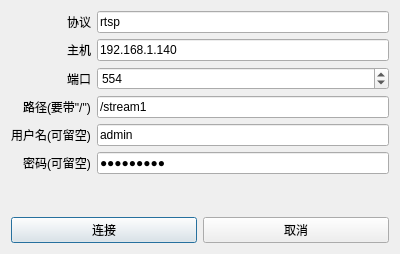
<?xml version="1.0" encoding="UTF-8"?>
<ui version="4.0">
 <class>DialogConnectToUrl</class>
 <widget class="QDialog" name="DialogConnectToUrl">
  <property name="geometry">
   <rect>
    <x>0</x>
    <y>0</y>
    <width>400</width>
    <height>254</height>
   </rect>
  </property>
  <property name="windowTitle">
   <string>Dialog</string>
  </property>
  <property name="modal">
   <bool>true</bool>
  </property>
  <layout class="QVBoxLayout" name="verticalLayout" stretch="1,0">
   <item>
    <layout class="QFormLayout" name="formLayout">
     <property name="fieldGrowthPolicy">
      <enum>QFormLayout::FieldGrowthPolicy::AllNonFixedFieldsGrow</enum>
     </property>
     <property name="rowWrapPolicy">
      <enum>QFormLayout::RowWrapPolicy::DontWrapRows</enum>
     </property>
     <property name="labelAlignment">
      <set>Qt::AlignmentFlag::AlignRight|Qt::AlignmentFlag::AlignTrailing|Qt::AlignmentFlag::AlignVCenter</set>
     </property>
     <property name="formAlignment">
      <set>Qt::AlignmentFlag::AlignLeading|Qt::AlignmentFlag::AlignLeft|Qt::AlignmentFlag::AlignTop</set>
     </property>
     <item row="0" column="0">
      <widget class="QLabel" name="labScheme">
       <property name="text">
        <string>协议</string>
       </property>
      </widget>
     </item>
     <item row="0" column="1">
      <widget class="QLineEdit" name="lineEditScheme">
       <property name="text">
        <string>rtsp</string>
       </property>
      </widget>
     </item>
     <item row="1" column="0">
      <widget class="QLabel" name="labHost">
       <property name="text">
        <string>主机</string>
       </property>
      </widget>
     </item>
     <item row="2" column="0">
      <widget class="QLabel" name="labPort">
       <property name="text">
        <string>端口</string>
       </property>
      </widget>
     </item>
     <item row="3" column="0">
      <widget class="QLabel" name="labPath">
       <property name="text">
        <string>路径(要带&quot;/&quot;)</string>
       </property>
      </widget>
     </item>
     <item row="4" column="0">
      <widget class="QLabel" name="labUserName">
       <property name="text">
        <string>用户名(可留空)</string>
       </property>
      </widget>
     </item>
     <item row="5" column="0">
      <widget class="QLabel" name="labPassword">
       <property name="text">
        <string>密码(可留空)</string>
       </property>
      </widget>
     </item>
     <item row="1" column="1">
      <widget class="QLineEdit" name="lineEditHost">
       <property name="text">
        <string>192.168.1.140</string>
       </property>
      </widget>
     </item>
     <item row="3" column="1">
      <widget class="QLineEdit" name="lineEditPath">
       <property name="text">
        <string>/stream1</string>
       </property>
      </widget>
     </item>
     <item row="4" column="1">
      <widget class="QLineEdit" name="lineEditUserName">
       <property name="text">
        <string>admin</string>
       </property>
      </widget>
     </item>
     <item row="5" column="1">
      <widget class="QLineEdit" name="lineEditPassword">
       <property name="text">
        <string>zyn050504</string>
       </property>
       <property name="echoMode">
        <enum>QLineEdit::EchoMode::Password</enum>
       </property>
      </widget>
     </item>
     <item row="2" column="1">
      <widget class="QSpinBox" name="spinBoxPort">
       <property name="maximum">
        <number>65535</number>
       </property>
       <property name="value">
        <number>554</number>
       </property>
      </widget>
     </item>
    </layout>
   </item>
   <item>
    <layout class="QHBoxLayout" name="horizontalLayout">
     <item>
      <widget class="QPushButton" name="btnConnect">
       <property name="text">
        <string>连接</string>
       </property>
      </widget>
     </item>
     <item>
      <widget class="QPushButton" name="btnCancel">
       <property name="text">
        <string>取消</string>
       </property>
      </widget>
     </item>
    </layout>
   </item>
  </layout>
 </widget>
 <resources/>
 <connections/>
</ui>
